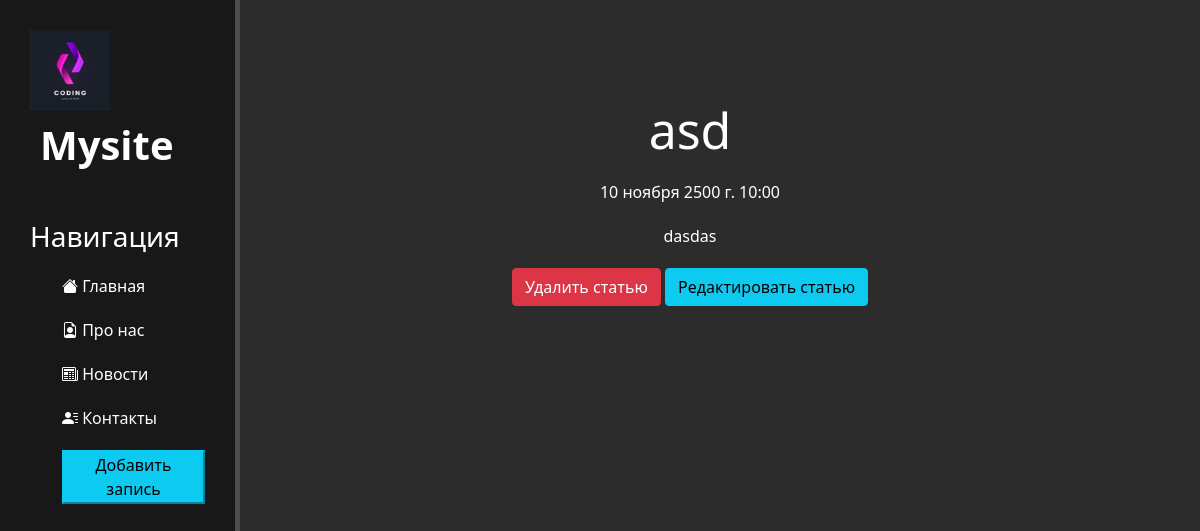
/news/5, run on the app's committed database.
### news/models.py (models this page shows, shortened)
class Articles(models.Model):   #Наследуем все от класса Model
    title = models.CharField('Название', max_length=50)
    anons = models.CharField('Анонс', max_length=250)     # CharField - не более 250 символов
    full_text = models.TextField('Статья')                      # TextField - тип данных для текстовой информации где много символов
    date = models.DateTimeField('Дата публикации')
    class Meta:
        verbose_name = 'Новость'
        verbose_name_plural = "Новости" #plural = множественном числе.

### news/views.py (the view)
# urls.py: path('<int:pk>', views.NewsDetailView.as_view(), name='news-detail'),
class NewsDetailView(DetailView):
    model = Articles
    template_name = 'news/details_view.html'
    context_object_name = 'article'

### news/templates/news/details_view.html (shortened to what this page needs)
{% extends 'main/layout.html' %}
{% block text %}
    <div class="features">
        <h1>{{ article.title }}</h1>
        <p>{{ article.date }}</p>
        <p>{{ article.full_text }}</p>
        <a href="{% url 'news-delete' article.id %}" class="btn btn-danger">Удалить статью</a>
        <a href="{% url 'news-update' article.id %}" class="btn btn-info">Редактировать статью</a>
    </div>
{% endblock %}

### main/static/main/css/main.css (style rules this page uses)
body { background: #2c2c2c; }
main .features { float: left; color: #fff; margin-top: 100px; text-align: center; width: 75%; }
main .features h1 { font-size: 50px; text-align: center; }
main .features p { max-width: 400px; margin: 20px auto; }

### data on the page
Articles: title "asd", date "10 ноября 2500 г. 10:00", full_text "dasdas"
